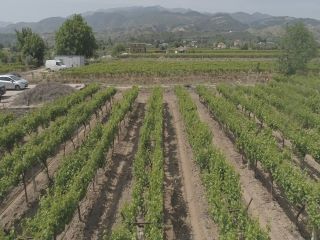
#> input picture crop_row_detection/CRBD/0-CRBD-bag/bag (1).jpg, 320 x 240 px
$ python blob_detect.py   (older library calls are emulated)
#> lines starting #> are read from the running program, lines starting #| are printed output that depends on the picture
import cv2
import numpy as np;

path = r"../CRBD/0-CRBD-bag/bag (1).jpg"

img = cv2.imread(path, cv2.IMREAD_GRAYSCALE)
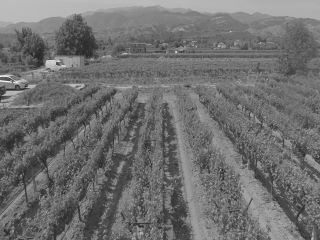
#> img: shape (240, 320); min 33, max 253, mean 111.6
cv2.imwrite("gs_1.jpg", img)

size = (320, 240)
blob = cv2.dnn.blobFromImage(img,
                             scalefactor=1/255,
                             size=size,
                             swapRB=True)

# let's see our transformed image- blob
# print(blob)
cv2.imwrite("blob_1.jpg", blob)
print(f'Blob Shape : {np.array(blob).shape}')
#| Blob Shape : (1, 1, 240, 320)

""" # Set up the detector with default parameters.
detector = cv2.SimpleBlobDetector()

# Detecting blobs.
keypoints = detector.detect(img)   """
print("BUrada")
# Draw detected blobs as red circles.
# cv2.DRAW_MATCHES_FLAGS_DRAW_RICH_KEYPOINTS ensures the size of the circle corresponds to the size of blob
""" im_with_keypoints = cv2.drawKeypoints(img, keypoints, np.array([]), (0, 0, 255),
                                      cv2.DRAW_MATCHES_FLAGS_DRAW_RICH_KEYPOINTS)
# Show keypoints
cv2.imwrite("Keypoints.jpg", im_with_keypoints)   """
cv2.waitKey(0)

$ run again, with crop_row_detection/CRBD/0-CRBD-bag/bag (10) (Custom).jpg copied over crop_row_detection/CRBD/0-CRBD-bag/bag (1).jpg
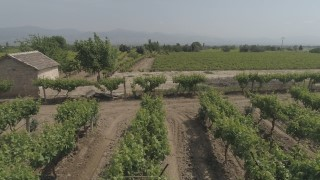
#> input picture crop_row_detection/CRBD/0-CRBD-bag/bag (10) (Custom).jpg, 320 x 180 px
#> `img = cv2.imread(path, cv2.IMREAD_GRAYSCALE)`:
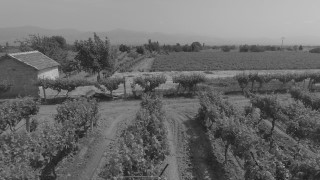
#> img: shape (180, 320); min 25, max 194, mean 107
#| Blob Shape : (1, 1, 240, 320)

$ run again, with crop_row_detection/CRBD/0-CRBD-bag/bag (11) (Custom).jpg copied over crop_row_detection/CRBD/0-CRBD-bag/bag (1).jpg
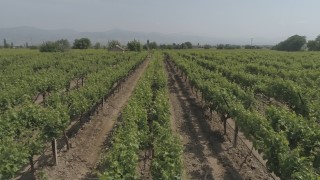
#> input picture crop_row_detection/CRBD/0-CRBD-bag/bag (11) (Custom).jpg, 320 x 180 px
#> `img = cv2.imread(path, cv2.IMREAD_GRAYSCALE)`:
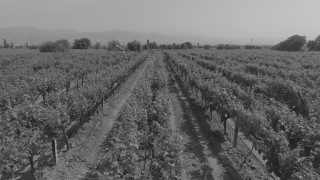
#> img: shape (180, 320); min 23, max 198, mean 104.9
#| Blob Shape : (1, 1, 240, 320)

$ run again, with crop_row_detection/CRBD/0-CRBD-bag/bag (12) (Custom).jpg copied over crop_row_detection/CRBD/0-CRBD-bag/bag (1).jpg
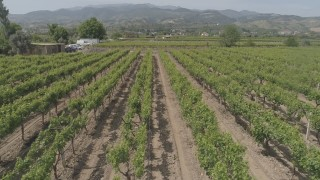
#> input picture crop_row_detection/CRBD/0-CRBD-bag/bag (12) (Custom).jpg, 320 x 180 px
#> `img = cv2.imread(path, cv2.IMREAD_GRAYSCALE)`:
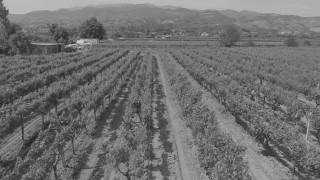
#> img: shape (180, 320); min 31, max 224, mean 111.1
#| Blob Shape : (1, 1, 240, 320)
